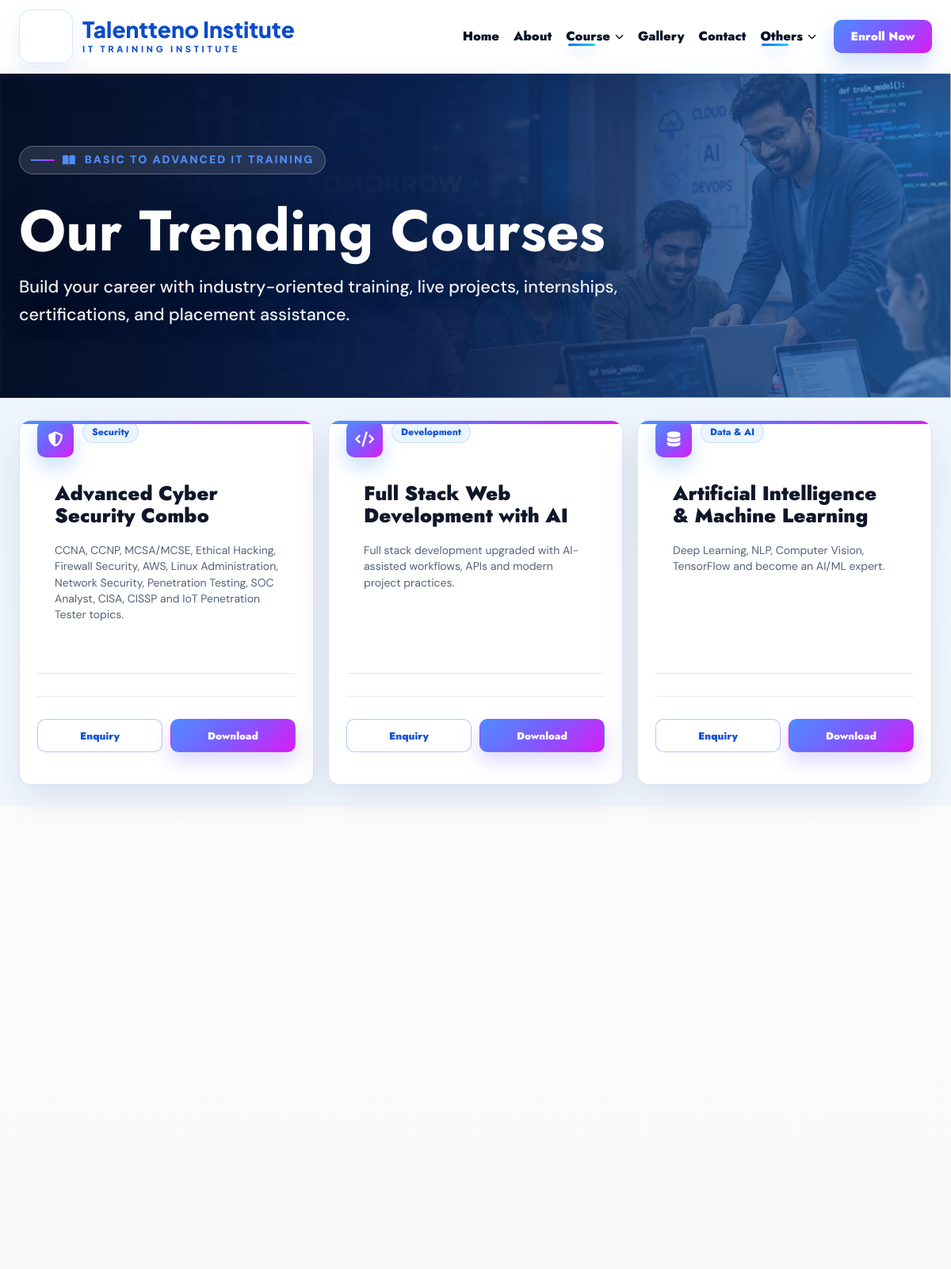
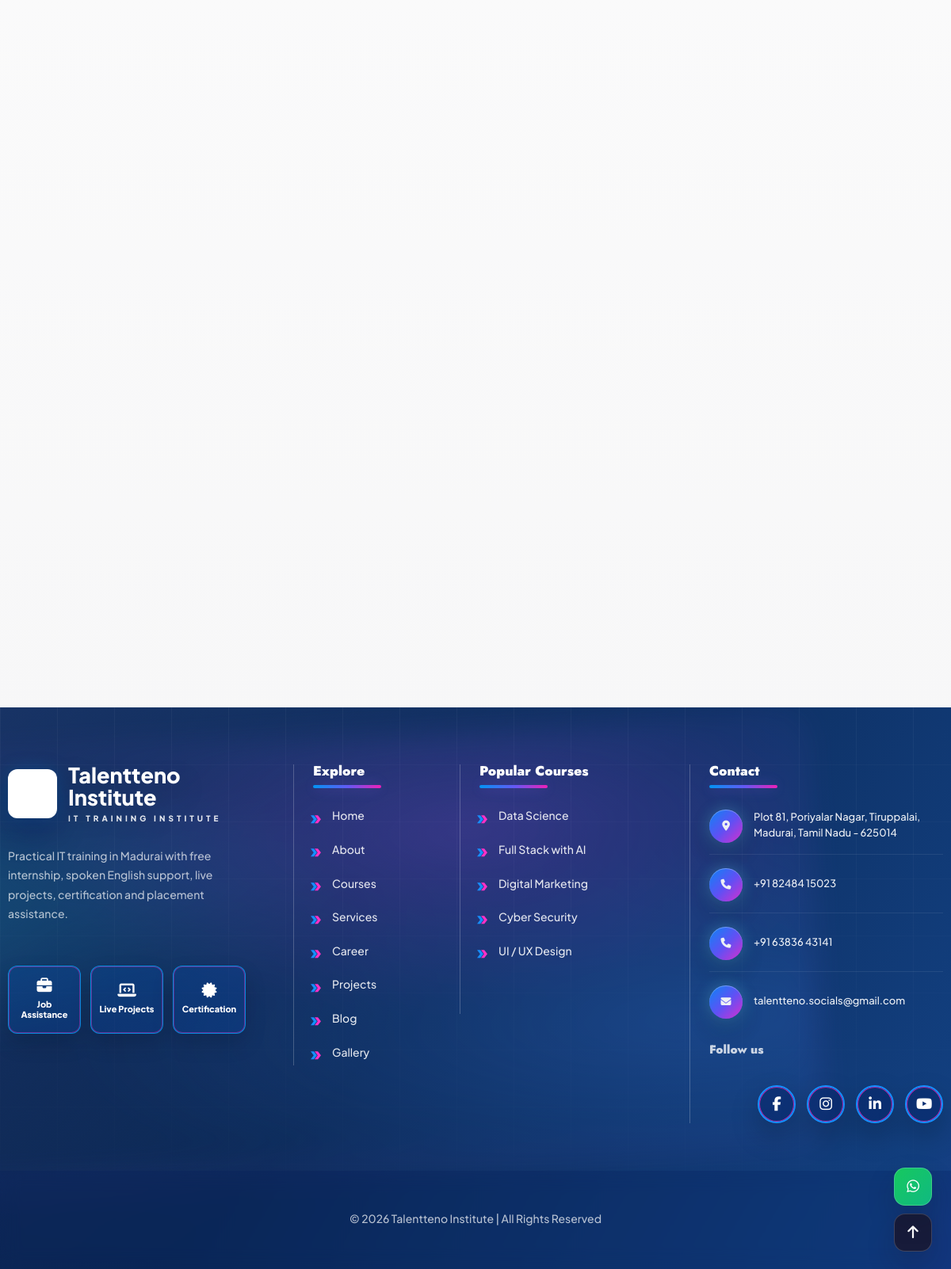
Screenshot of /frontend/course.php with the database file from the repository (2 pictures, top to bottom).
### tables this page shows
CREATE TABLE IF NOT EXISTS courses (
    id INT AUTO_INCREMENT PRIMARY KEY,
    title VARCHAR(255) NOT NULL,
    slug VARCHAR(255) NOT NULL UNIQUE,
    category VARCHAR(100) NOT NULL,
    course_type ENUM('course', 'short', 'popular', 'advanced', 'designing', 'cyber') DEFAULT 'course',
    description TEXT,
    highlights TEXT,
    duration VARCHAR(100),
    fee DECIMAL(10,2) DEFAULT 0,
    original_fee DECIMAL(10,2) DEFAULT 0,
    brochure_file VARCHAR(255),
    image VARCHAR(255),
    is_featured TINYINT(1) DEFAULT 0,
    is_active TINYINT(1) DEFAULT 1,
    download_count INT DEFAULT 0,
    created_at TIMESTAMP DEFAULT CURRENT_TIMESTAMP,
    updated_at TIMESTAMP DEFAULT CURRENT_TIMESTAMP ON UPDATE CURRENT_TIMESTAMP
);

CREATE TABLE IF NOT EXISTS site_settings (
    id INT PRIMARY KEY DEFAULT 1,
    site_name VARCHAR(150) DEFAULT 'Talentteno Institute',
    tagline VARCHAR(255) DEFAULT 'The Future of Your IT Career Starts Here',
    about_title VARCHAR(255) DEFAULT 'About Talentteno Institute',
    about_content TEXT,
    mission TEXT,
    vision TEXT,
    founded_year VARCHAR(10) DEFAULT '2020',
    total_students VARCHAR(20) DEFAULT '2000+',
    total_trainers VARCHAR(20) DEFAULT '15+',
    success_rate VARCHAR(20) DEFAULT '100%',
    avg_rating VARCHAR(10) DEFAULT '4.9',
    address VARCHAR(500) DEFAULT 'Plot 81, Poriyalar Nagar, Tiruppalai, Madurai, Tamil Nadu - 625014',
    phone1 VARCHAR(20) DEFAULT '+91 82484 15023',
    phone2 VARCHAR(20) DEFAULT '+91 63836 43141',
    email VARCHAR(150) DEFAULT 'talentteno.socials@gmail.com',
    facebook_url VARCHAR(255) DEFAULT '#',
    instagram_url VARCHAR(255) DEFAULT '#',
    linkedin_url VARCHAR(255) DEFAULT '#',
    youtube_url VARCHAR(255) DEFAULT '#',
    seo_title VARCHAR(255) DEFAULT 'Talentteno Institute | Best IT Training Institute in Madurai',
    seo_description VARCHAR(500) DEFAULT 'Talentteno Institute offers practical IT training in Madurai for Full Stack Development, Data Science, AI, Cyber Security, Digital Marketing, UI/UX, Tally and programming with live projects, free internship and placement assistance.',
    seo_keywords VARCHAR(700) DEFAULT 'IT training institute in Madurai, best software training institute Madurai, full stack course Madurai, data science course Madurai, cyber security course Madurai, digital marketing course Madurai, UI UX course Madurai, Tally course Madurai',
    business_hours VARCHAR(120) DEFAULT 'Monday to Saturday, 9:00 AM to 7:00 PM',
    footer_description VARCHAR(500) DEFAULT 'Practical IT training in Madurai with free internship, spoken English support, live projects, certification and placement assistance.',
    footer_copyright VARCHAR(255) DEFAULT '© 2026 Talentteno Institute | All Rights Reserved',
    map_embed_url TEXT,
    updated_at TIMESTAMP DEFAULT CURRENT_TIMESTAMP ON UPDATE CURRENT_TIMESTAMP
);

### frontend/course.php (the view, shortened to what the rows shown need)
<?php
require_once __DIR__ . '/includes/site-data.php';
$settings = tt_settings();
$courses = tt_courses_by_type('course');
?>
<!DOCTYPE html>
<html lang="en">
<head>
    <link rel="stylesheet" href="https://cdnjs.cloudflare.com/ajax/libs/font-awesome/6.5.0/css/all.min.css">
    <link rel="stylesheet" href="assets/css/site-pages.css?v=20260716-rightslider7">
</head>
<body class="static-site course-list-page">
<div class="site-shell">
    <main class="page-main">
        <section class="page-hero course-page-hero">
            <div class="site-container reveal"><h1>Our Trending Courses</h1></div>
        </section>
        <section class="section course-showcase-section">
            <div class="site-container course-showcase-grid">
                <?php foreach ($courses as $course): ?>
                <?php
                    $courseImage = tt_course_image_url($course['image'] ?? '');
                    $hasBrochure = tt_course_brochure_exists($course['brochure_file'] ?? '');
                    $downloadHref = $hasBrochure && !empty($course['id'])
                        ? 'download.php?id=' . (int)$course['id']
                        : 'download.php?title=' . rawurlencode($course['title']);
                    $enquiryHref = 'contact.php?course=' . rawurlencode($course['title']);
                    $courseFee = (float)($course['fee'] ?? 0) > 0 ? tt_money($course['fee']) : '';
                    $highlights = tt_course_highlights($course);
                ?>
                <article class="course-card course-showcase-card <?= $course['is_featured'] ? 'featured-course' : '' ?> <?= $courseImage !== '' ? 'has-course-image' : '' ?> reveal"
                    role="button"
                    tabindex="0"
                    aria-label="View <?= tt_h($course['title']) ?> course details"
                    data-course-modal
                    data-title="<?= tt_h($course['title']) ?>"
                    data-category="<?= tt_h($course['category']) ?>"
                    data-description="<?= tt_h($course['description']) ?>"
                    data-duration="<?= tt_h($course['duration']) ?>"
                    data-fee="<?= tt_h($courseFee) ?>"
                    data-highlights="<?= tt_h(implode("\n", $highlights)) ?>"
                    data-download="<?= tt_h($downloadHref) ?>"
                    data-enquire="<?= tt_h($enquiryHref) ?>"
                    data-image="<?= tt_h($courseImage) ?>">
                    <div class="course-card-top">
                        <div class="course-icon"><i class="fa-solid <?= tt_h(tt_course_icon($course['category'])) ?>"></i></div>
                        <span class="course-pill"><?= tt_h($course['category']) ?></span>
                    </div>
                    <h3><?= tt_h($course['title']) ?></h3>
                    <p><?= tt_h($course['description']) ?></p>
                    <div class="course-footer">
                        <div class="course-actions">
                            <a class="btn btn-secondary course-enquiry-btn" href="<?= tt_h($enquiryHref) ?>"><i class="fa-solid fa-message"></i> Enquiry</a>
                            <a class="btn btn-primary course-download-btn" href="<?= tt_h($downloadHref) ?>"><i class="fa-solid fa-download"></i> Download</a>
                        </div>
                    </div>
                </article>
                <?php endforeach; ?>
            </div>
        </section>
    </main>
    <?php include __DIR__ . "/includes/footer.php"; ?>
</div>
</body>
</html>

### frontend/includes/footer.php (shortened to what the rows shown need)
<?php
$phone1Link = preg_replace('/\D+/', '', (string)($settings['phone1'] ?? ''));
$phone2Link = preg_replace('/\D+/', '', (string)($settings['phone2'] ?? ''));
$mapUrl = function_exists('tt_google_maps_url')
    ? tt_google_maps_url($settings)
    : 'https://www.google.com/maps/search/?api=1&query=' . rawurlencode(trim('Talentteno Institute, ' . (string)($settings['address'] ?? '')));
?>
<footer class="site-footer">
    <div class="site-container footer-grid">
        <div class="footer-brand-block">
            <a class="footer-logo" href="index.php">
                <span class="brand-mark footer-logo-mark"><img src="assets/images/logot-transparent.png" alt="<?= tt_h($settings['site_name']) ?> logo" loading="lazy" decoding="async"></span>
                <span><strong><?= tt_h($settings['site_name']) ?></strong><span>IT TRAINING INSTITUTE</span></span>
            </a>
            <p><?= tt_h($settings['footer_description']) ?></p>
            <div class="footer-badges"><span></span><span></span><span></span></div>
        </div>
        <div class="footer-panel">
            <ul class="footer-contact-list">
                <li><a href="<?= tt_h($mapUrl) ?>" target="_blank" rel="noopener noreferrer" title="Open Talentteno Institute location in Google Maps"><i class="fa-solid fa-location-dot"></i> <?= tt_h($settings['address']) ?></a></li>
                <li><a href="tel:+<?= tt_h($phone1Link) ?>"><i class="fa-solid fa-phone"></i> <?= tt_h($settings['phone1']) ?></a></li>
                <?php if (($settings['phone2'] ?? '') !== ''): ?><li><a href="tel:+<?= tt_h($phone2Link) ?>"><i class="fa-solid fa-phone"></i> <?= tt_h($settings['phone2']) ?></a></li><?php endif; ?>
                <li><a href="mailto:<?= tt_h($settings['email']) ?>"><i class="fa-solid fa-envelope"></i> <?= tt_h($settings['email']) ?></a></li>
            </ul>
        </div>
    </div>
    <div class="footer-bottom"><div class="site-container"><p><?= tt_h($settings['footer_copyright']) ?></p></div></div>
</footer>

### rows the page displays
courses: category "Security", title "Advanced Cyber Security Combo", description "CCNA, CCNP, MCSA/MCSE, Ethical Hacking, Firewall Security, AWS, Linux Administration, Network Security, Penetration Testing, SOC Analyst, CISA, CISSP and IoT Penetration Tester topics."
courses: category "Development", title "Full Stack Web Development with AI", description "Full stack development upgraded with AI-assisted workflows, APIs and modern project practices."
courses: category "Data & AI", title "Artificial Intelligence & Machine Learning", description "Deep Learning, NLP, Computer Vision, TensorFlow and become an AI/ML expert."
site_settings: site_name "Talentteno Institute", footer_description "Practical IT training in Madurai with free internship, spoken English support, live projects, certification and placement assistance.", address "Plot 81, Poriyalar Nagar, Tiruppalai, Madurai, Tamil Nadu - 625014", phone1 "+91 82484 15023", phone2 "+91 63836 43141", email "talentteno.socials@gmail.com", footer_copyright "© 2026 Talentteno Institute | All Rights Reserved"
